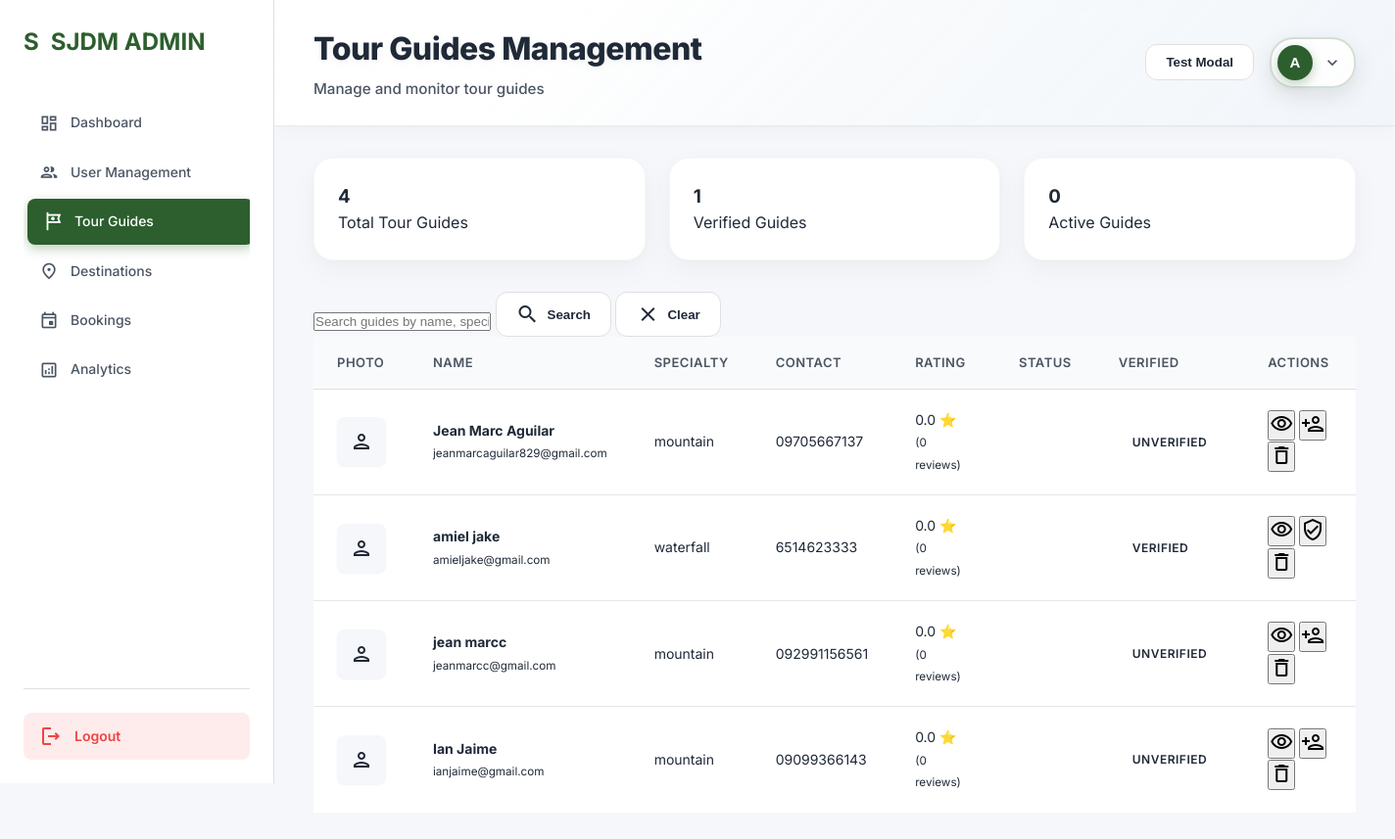
Page /admin/tour-guides.php (signed in) on the committed database.
### tables this page shows
CREATE TABLE `admin_menu_items` (
  `id` int(11) NOT NULL,
  `menu_name` varchar(100) NOT NULL,
  `menu_icon` varchar(50) DEFAULT NULL,
  `menu_url` varchar(200) NOT NULL,
  `display_order` int(11) DEFAULT 0,
  `is_active` tinyint(1) DEFAULT 1,
  `parent_id` int(11) DEFAULT 0,
  `created_at` timestamp NOT NULL DEFAULT current_timestamp(),
  `updated_at` timestamp NOT NULL DEFAULT current_timestamp() ON UPDATE current_timestamp()
);

CREATE TABLE `tour_guides` (
  `id` int(11) NOT NULL,
  `user_id` int(11) DEFAULT NULL,
  `name` varchar(100) NOT NULL,
  `specialty` varchar(200) DEFAULT NULL,
  `category` enum('mountain','city','farm','waterfall','historical','general') NOT NULL DEFAULT 'general',
  `description` text DEFAULT NULL,
  `bio` text DEFAULT NULL,
  `areas_of_expertise` text DEFAULT NULL,
  `rating` decimal(3,2) DEFAULT 0.00,
  `review_count` int(11) DEFAULT 0,
  `price_range` varchar(100) DEFAULT NULL,
  `price_min` decimal(10,2) DEFAULT NULL,
  `price_max` decimal(10,2) DEFAULT NULL,
  `languages` varchar(200) DEFAULT NULL,
  `contact_number` varchar(20) DEFAULT NULL,
  `email` varchar(100) DEFAULT NULL,
  `schedules` text DEFAULT NULL,
  `experience_years` int(11) DEFAULT NULL,
  `group_size` varchar(50) DEFAULT NULL,
  `verified` tinyint(1) DEFAULT 0,
  `total_tours` int(11) DEFAULT 0,
  `photo_url` varchar(500) DEFAULT NULL,
  `status` enum('active','inactive') DEFAULT 'active',
  `created_at` timestamp NOT NULL DEFAULT current_timestamp(),
  `updated_at` timestamp NOT NULL DEFAULT current_timestamp() ON UPDATE current_timestamp(),
  `resume` varchar(500) DEFAULT NULL
);

### admin/tour-guides.php (the view, shortened to what this page needs)
<?php
function getAdminConnection()
{
    return getDatabaseConnection();
}
function getTourGuidesList($conn, $page = 1, $limit = 15, $search = '')
{
    $offset = ($page - 1) * $limit;
    $search = $conn->real_escape_string($search);
    $guidesQuery = "SELECT tg.* FROM tour_guides tg WHERE 1=1";
    $guidesQuery .= " ORDER BY tg.created_at DESC LIMIT $limit OFFSET $offset";
    $guidesResult = $conn->query($guidesQuery);
    $countQuery = "SELECT COUNT(*) as total FROM tour_guides WHERE 1=1";
    $countResult = $conn->query($countQuery);
    if ($guidesResult && $countResult) {
        $totalCount = $countResult->fetch_assoc()['total'];
        $totalPages = ceil($totalCount / $limit);
        $guides = [];
        while ($row = $guidesResult->fetch_assoc()) {
            $guides[] = $row;
        }
        return [
            'guides' => $guides,
            'pagination' => [
                'current_page' => $page,
                'total_pages' => $totalPages,
                'total_count' => $totalCount,
                'limit' => $limit
            ]
        ];
    }
}
function getAdminStats($conn)
{
    $stats = [];
    $result = $conn->query("SELECT COUNT(*) as total FROM users WHERE user_type = 'user'");
    $stats['totalUsers'] = $result->fetch_assoc()['total'];
    $result = $conn->query("SELECT COUNT(*) as total FROM users WHERE user_type = 'user' AND status = 'active'");
    $stats['activeUsers'] = $result->fetch_assoc()['total'];
    $result = $conn->query("SELECT COUNT(*) as total FROM bookings");
    $stats['totalBookings'] = $result->fetch_assoc()['total'];
    $result = $conn->query("SELECT COUNT(DISTINCT user_id) as total FROM login_activity WHERE DATE(login_time) = CURDATE() AND status = 'success'");
    $stats['todayLogins'] = $result->fetch_assoc()['total'];
    $result = $conn->query("SELECT COUNT(*) as total FROM tour_guides");
    $stats['totalGuides'] = $result->fetch_assoc()['total'];
    $result = $conn->query("SELECT COUNT(*) as total FROM tourist_spots");
    $stats['totalDestinations'] = $result->fetch_assoc()['total'];
    return $stats;
}
$conn = getAdminConnection();
$dbSettings = [];
$result = $conn->query("SELECT setting_key, setting_value FROM admin_dashboard_settings");
if ($result) {
    while ($row = $result->fetch_assoc()) {
        $dbSettings[$row['setting_key']] = $row['setting_value'];
    }
}
$tgSettings = [];
$result = $conn->query("SELECT setting_key, setting_value FROM tour_guide_settings");
if ($result) {
    while ($row = $result->fetch_assoc()) {
        $tgSettings[$row['setting_key']] = $row['setting_value'];
    }
}
$logoText = $dbSettings['admin_logo_text'] ?? 'SJDM ADMIN';
$moduleTitle = $tgSettings['module_title'] ?? 'Tour Guides Management';
$moduleSubtitle = $tgSettings['module_subtitle'] ?? 'Manage tour guides';
$adminMark = $dbSettings['admin_mark_label'] ?? 'A';
$menuItems = [];
$result = $conn->query("SELECT * FROM admin_menu_items WHERE is_active = 1 ORDER BY display_order ASC");
if ($result) {
    while ($row = $result->fetch_assoc()) {
        $menuItems[] = $row;
    }
}
$page = isset($_GET['page']) ? max(1, intval($_GET['page'])) : 1;
$limit = intval($tgSettings['default_guide_limit'] ?? 15);
$search = isset($_GET['search']) ? ($conn ? $conn->real_escape_string($_GET['search']) : '') : '';
$guidesData = getTourGuidesList($conn, $page, $limit, $search);
$guides = $guidesData['guides'];
$stats = getAdminStats($conn);
?>
<!DOCTYPE html>
<html lang="en">
<head>
    <link rel="stylesheet" href="admin-styles.css">
</head>
<body>
    <div class="admin-container">
        <aside class="sidebar">
            <div class="sidebar-header">
                <div class="logo">
                    <div class="mark-icon"><?php echo strtoupper(substr($logoText, 0, 1) ?: 'A'); ?></div>
                    <span><?php echo $logoText; ?></span>
                </div>
            </div>
            <nav class="sidebar-nav">
                <?php foreach ($menuItems as $item):
                    if (stripos($item['menu_name'], 'hotels') !== false || stripos($item['menu_url'], 'hotels') !== false ||
                        stripos($item['menu_name'], 'settings') !== false || stripos($item['menu_url'], 'settings') !== false ||
                        stripos($item['menu_name'], 'reports') !== false || stripos($item['menu_url'], 'reports') !== false) {
                        continue;
                    }
                    $isActive = basename($_SERVER['PHP_SELF']) == $item['menu_url'] ? 'active' : '';
                    ?>
                    <a href="<?php echo $item['menu_url']; ?>" class="nav-item <?php echo $isActive; ?>">
                        <span class="material-icons-outlined"><?php echo $item['menu_icon']; ?></span>
                        <span><?php echo $item['menu_name']; ?></span>
                    </a>
                <?php endforeach; ?>
            </nav>
            <div class="sidebar-footer">
                <a href="logout.php" class="logout-btn">
                    <span class="material-icons-outlined">logout</span>
                    <span>Logout</span>
                </a>
            </div>
        </aside>
        <main class="main-content">
            <header class="top-bar">
                <div class="page-title">
                    <h1><?php echo $moduleTitle; ?></h1>
                    <p><?php echo $moduleSubtitle; ?></p>
                </div>
                <div class="top-bar-actions">
                    <button class="btn-secondary" onclick="testModal()">
                        Test Modal
                    </button>
                    <div class="profile-dropdown">
                        <button class="profile-button" id="adminProfileButton">
                            <div class="profile-avatar"><?php echo isset($adminMark) ? substr($adminMark, 0, 1) : 'A'; ?></div>
                            <span class="material-icons-outlined">expand_more</span>
                        </button>
                    </div>
                </div>
            </header>
            <div class="content-area">
                <div class="stats-grid">
                    <div class="stat-card">
                        <h3><?php echo $stats['totalGuides']; ?></h3>
                        <p>Total Tour Guides</p>
                    </div>
                    <div class="stat-card">
                        <h3><?php echo count(array_filter($guides, fn($g) => $g['verified'])); ?></h3>
                        <p>Verified Guides</p>
                    </div>
                    <div class="stat-card">
                        <h3><?php echo count(array_filter($guides, fn($g) => $g['status'] == 'active')); ?></h3>
                        <p>Active Guides</p>
                    </div>
                </div>
                <div class="search-bar">
                    <input type="text" id="searchInput" placeholder="Search guides by name, specialty, or email..."
                        value="<?php echo htmlspecialchars($search); ?>">
                    <button class="btn-secondary" onclick="searchGuides()">
                        <span class="material-icons-outlined">search</span>
                        Search
                    </button>
                    <button class="btn-secondary" onclick="clearSearch()">
                        <span class="material-icons-outlined">clear</span>
                        Clear
                    </button>
                </div>
                <div class="table-container">
                    <table class="data-table">
                        <thead>
                            <tr>
                                <th>Photo</th>
                                <th>Name</th>
                                <th>Specialty</th>
                                <th>Contact</th>
                                <th>Rating</th>
                                <th>Status</th>
                                <th>Verified</th>
                                <th>Actions</th>
                            </tr>
                        </thead>
                        <tbody>
                            <?php foreach ($guides as $guide): ?>
                                <tr>
                                    <td>
                                        <?php if ($guide['photo_url']): ?>
                                            <img src="<?php echo htmlspecialchars($guide['photo_url']); ?>"
                                                alt="<?php echo htmlspecialchars($guide['name']); ?>" class="guide-photo">
                                        <?php else: ?>
                                            <div class="guide-photo"
                                                style="background: var(--bg-light); display: flex; align-items: center; justify-content: center;">
                                                <span class="material-icons-outlined">person</span>
                                            </div>
                                        <?php endif; ?>
                                    </td>
                                    <td>
                                        <strong><?php echo htmlspecialchars($guide['name']); ?></strong><br>
                                        <small><?php echo htmlspecialchars($guide['email']); ?></small>
                                    </td>
                                    <td><?php echo htmlspecialchars($guide['specialty']); ?></td>
                                    <td>
                                        <?php echo htmlspecialchars($guide['contact_number']); ?><br>
                                    </td>
                                    <td>
                                        <div class="rating">
                                            <?php echo number_format($guide['rating'], 1); ?> ⭐
                                            <small>(<?php echo $guide['review_count']; ?> reviews)</small>
                                        </div>
                                    </td>
                                    <td>
                                        <span class="status-badge status-<?php echo $guide['status']; ?>">
                                        </span>
                                    </td>
                                    <td>
                                        <span
                                            class="status-badge <?php echo $guide['verified'] ? 'verified-badge' : 'unverified-badge'; ?>">
                                            <?php echo $guide['verified'] ? 'Verified' : 'Unverified'; ?>
                                        </span>
                                    </td>
                                    <td>
                                        <div class="action-buttons">
                                            <button class="btn-icon" onclick="viewGuide(<?php echo $guide['id']; ?>)"
                                                title="View">
                                                <span class="material-icons-outlined">visibility</span>
                                            </button>
                                            <button class="btn-icon" onclick="toggleVerification(<?php echo $guide['id']; ?>, <?php echo $guide['verified']; ?>)"
                                                title="<?php echo $guide['verified'] ? 'Unverify Guide' : 'Verify Guide'; ?>">
                                                <span class="material-icons-outlined"><?php echo $guide['verified'] ? 'verified_user' : 'person_add'; ?></span>
                                            </button>
                                            <button class="btn-icon" onclick="showDeleteGuideModal(<?php echo $guide['id']; ?>)"
                                                title="Delete">
                                                <span class="material-icons-outlined">delete</span>
                                            </button>
                                        </div>
                                    </td>
                                </tr>
                            <?php endforeach; ?>
                        </tbody>
                    </table>
                </div>
            </div>
        </main>
    </div>
</body>
</html>

### rows in the picture
admin_menu_items: menu_name "Dashboard"
admin_menu_items: menu_name "User Management"
admin_menu_items: menu_name "Tour Guides"
admin_menu_items: menu_name "Destinations"
admin_menu_items: menu_name "Bookings"
admin_menu_items: menu_name "Analytics"
tour_guides: name "Jean Marc Aguilar", email "jeanmarcaguilar829@gmail.com", specialty "mountain", contact_number "09705667137", rating "0.0", review_count "0", verified "UNVERIFIED"
tour_guides: name "amiel jake", email "amieljake@gmail.com", specialty "waterfall", contact_number "6514623333", rating "0.0", review_count "0", verified "VERIFIED"
tour_guides: name "jean marcc", email "jeanmarcc@gmail.com", specialty "mountain", contact_number "092991156561", rating "0.0", review_count "0", verified "UNVERIFIED"
tour_guides: name "Ian Jaime", email "ianjaime@gmail.com", specialty "mountain", contact_number "09099366143", rating "0.0", review_count "0", verified "UNVERIFIED"

### other values in the picture
substr($logoText, 0, 1) ?: 'A' "S"
$logoText "SJDM ADMIN"
$moduleTitle "Tour Guides Management"
$moduleSubtitle "Manage and monitor tour guides"
substr($adminMark, 0, 1) "A"
$stats['totalGuides'] "4"
count(array_filter($guides, fn($g) => $g['verified'])) "1"
count(array_filter($guides, fn($g) => $g['status'] == 'active')) "0"
